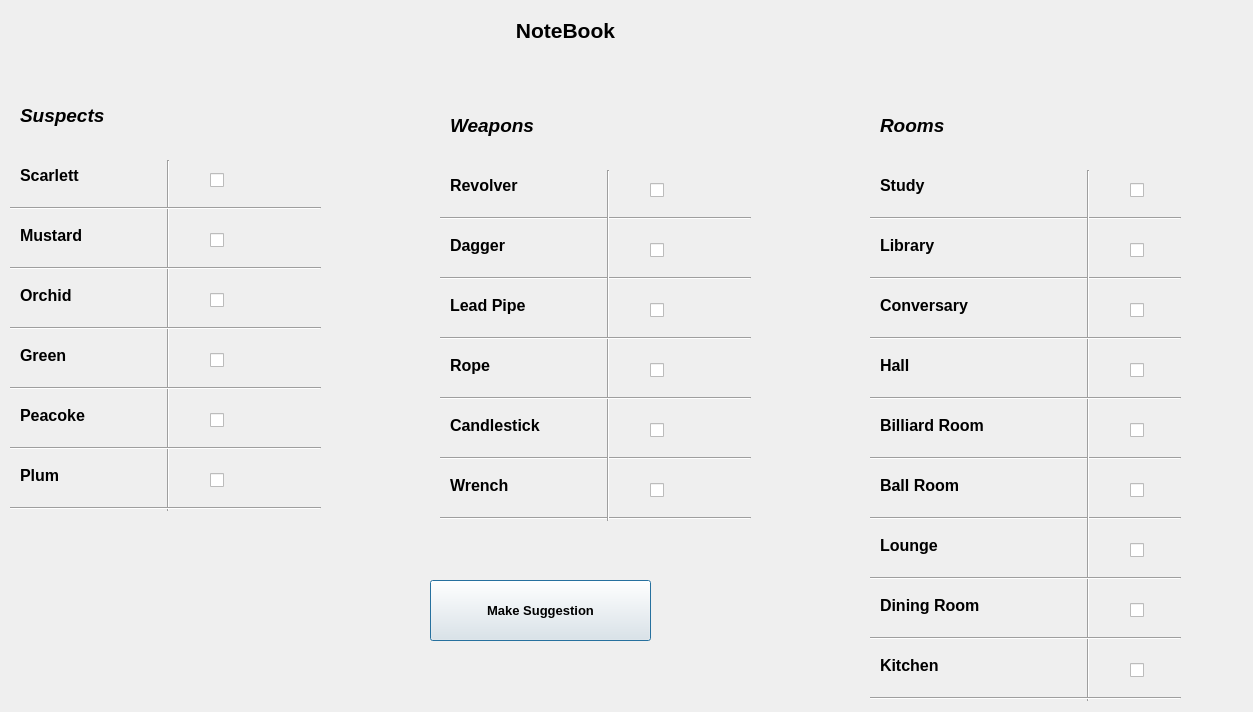
<?xml version="1.0" encoding="UTF-8"?>
<ui version="4.0">
 <class>Notebook</class>
 <widget class="QDialog" name="Notebook">
  <property name="geometry">
   <rect>
    <x>0</x>
    <y>0</y>
    <width>1253</width>
    <height>712</height>
   </rect>
  </property>
  <property name="windowTitle">
   <string>Dialog</string>
  </property>
  <widget class="QLabel" name="Ntbk_Title">
   <property name="geometry">
    <rect>
     <x>470</x>
     <y>0</y>
     <width>191</width>
     <height>61</height>
    </rect>
   </property>
   <property name="text">
    <string>&lt;html&gt;&lt;head/&gt;&lt;body&gt;&lt;p align=&quot;center&quot;&gt;&lt;span style=&quot; font-size:16pt; font-weight:600;&quot;&gt;NoteBook&lt;/span&gt;&lt;/p&gt;&lt;/body&gt;&lt;/html&gt;</string>
   </property>
   <property name="scaledContents">
    <bool>true</bool>
   </property>
  </widget>
  <widget class="QLabel" name="label_2">
   <property name="geometry">
    <rect>
     <x>20</x>
     <y>90</y>
     <width>251</width>
     <height>51</height>
    </rect>
   </property>
   <property name="text">
    <string>&lt;html&gt;&lt;head/&gt;&lt;body&gt;&lt;p&gt;&lt;span style=&quot; font-size:14pt; font-weight:600; font-style:italic;&quot;&gt;Suspects&lt;/span&gt;&lt;/p&gt;&lt;/body&gt;&lt;/html&gt;</string>
   </property>
  </widget>
  <widget class="QLabel" name="label_3">
   <property name="geometry">
    <rect>
     <x>20</x>
     <y>150</y>
     <width>131</width>
     <height>51</height>
    </rect>
   </property>
   <property name="text">
    <string>&lt;html&gt;&lt;head/&gt;&lt;body&gt;&lt;p&gt;&lt;span style=&quot; font-size:12pt; font-weight:600;&quot;&gt;Scarlett&lt;/span&gt;&lt;/p&gt;&lt;/body&gt;&lt;/html&gt;</string>
   </property>
  </widget>
  <widget class="Line" name="line">
   <property name="geometry">
    <rect>
     <x>160</x>
     <y>160</y>
     <width>16</width>
     <height>351</height>
    </rect>
   </property>
   <property name="styleSheet">
    <string notr="true">font: 75 8pt &quot;MS Shell Dlg 2&quot;;</string>
   </property>
   <property name="orientation">
    <enum>Qt::Vertical</enum>
   </property>
  </widget>
  <widget class="QLabel" name="label_4">
   <property name="geometry">
    <rect>
     <x>20</x>
     <y>210</y>
     <width>131</width>
     <height>51</height>
    </rect>
   </property>
   <property name="text">
    <string>&lt;html&gt;&lt;head/&gt;&lt;body&gt;&lt;p&gt;&lt;span style=&quot; font-size:12pt; font-weight:600;&quot;&gt;Mustard&lt;/span&gt;&lt;/p&gt;&lt;/body&gt;&lt;/html&gt;</string>
   </property>
  </widget>
  <widget class="QLabel" name="label_5">
   <property name="geometry">
    <rect>
     <x>20</x>
     <y>270</y>
     <width>131</width>
     <height>51</height>
    </rect>
   </property>
   <property name="text">
    <string>&lt;html&gt;&lt;head/&gt;&lt;body&gt;&lt;p&gt;&lt;span style=&quot; font-size:12pt; font-weight:600;&quot;&gt;Orchid&lt;/span&gt;&lt;/p&gt;&lt;/body&gt;&lt;/html&gt;</string>
   </property>
  </widget>
  <widget class="QLabel" name="label_6">
   <property name="geometry">
    <rect>
     <x>20</x>
     <y>330</y>
     <width>131</width>
     <height>51</height>
    </rect>
   </property>
   <property name="text">
    <string>&lt;html&gt;&lt;head/&gt;&lt;body&gt;&lt;p&gt;&lt;span style=&quot; font-size:12pt; font-weight:600;&quot;&gt;Green&lt;/span&gt;&lt;/p&gt;&lt;/body&gt;&lt;/html&gt;</string>
   </property>
  </widget>
  <widget class="QLabel" name="label_7">
   <property name="geometry">
    <rect>
     <x>20</x>
     <y>390</y>
     <width>131</width>
     <height>51</height>
    </rect>
   </property>
   <property name="text">
    <string>&lt;html&gt;&lt;head/&gt;&lt;body&gt;&lt;p&gt;&lt;span style=&quot; font-size:12pt; font-weight:600;&quot;&gt;Peacoke&lt;/span&gt;&lt;/p&gt;&lt;/body&gt;&lt;/html&gt;</string>
   </property>
  </widget>
  <widget class="QLabel" name="label_8">
   <property name="geometry">
    <rect>
     <x>20</x>
     <y>450</y>
     <width>131</width>
     <height>51</height>
    </rect>
   </property>
   <property name="text">
    <string>&lt;html&gt;&lt;head/&gt;&lt;body&gt;&lt;p&gt;&lt;span style=&quot; font-size:12pt; font-weight:600;&quot;&gt;Plum&lt;/span&gt;&lt;/p&gt;&lt;/body&gt;&lt;/html&gt;</string>
   </property>
  </widget>
  <widget class="Line" name="line_2">
   <property name="geometry">
    <rect>
     <x>10</x>
     <y>200</y>
     <width>311</width>
     <height>16</height>
    </rect>
   </property>
   <property name="orientation">
    <enum>Qt::Horizontal</enum>
   </property>
  </widget>
  <widget class="Line" name="line_3">
   <property name="geometry">
    <rect>
     <x>10</x>
     <y>260</y>
     <width>311</width>
     <height>16</height>
    </rect>
   </property>
   <property name="orientation">
    <enum>Qt::Horizontal</enum>
   </property>
  </widget>
  <widget class="Line" name="line_4">
   <property name="geometry">
    <rect>
     <x>10</x>
     <y>320</y>
     <width>311</width>
     <height>16</height>
    </rect>
   </property>
   <property name="orientation">
    <enum>Qt::Horizontal</enum>
   </property>
  </widget>
  <widget class="Line" name="line_5">
   <property name="geometry">
    <rect>
     <x>10</x>
     <y>380</y>
     <width>311</width>
     <height>16</height>
    </rect>
   </property>
   <property name="orientation">
    <enum>Qt::Horizontal</enum>
   </property>
  </widget>
  <widget class="Line" name="line_6">
   <property name="geometry">
    <rect>
     <x>10</x>
     <y>500</y>
     <width>311</width>
     <height>16</height>
    </rect>
   </property>
   <property name="orientation">
    <enum>Qt::Horizontal</enum>
   </property>
  </widget>
  <widget class="Line" name="line_7">
   <property name="geometry">
    <rect>
     <x>10</x>
     <y>440</y>
     <width>311</width>
     <height>16</height>
    </rect>
   </property>
   <property name="orientation">
    <enum>Qt::Horizontal</enum>
   </property>
  </widget>
  <widget class="QCheckBox" name="acc_Scarlett">
   <property name="geometry">
    <rect>
     <x>210</x>
     <y>160</y>
     <width>21</width>
     <height>41</height>
    </rect>
   </property>
   <property name="text">
    <string/>
   </property>
   <property name="iconSize">
    <size>
     <width>40</width>
     <height>40</height>
    </size>
   </property>
  </widget>
  <widget class="QCheckBox" name="acc_Mustard">
   <property name="geometry">
    <rect>
     <x>210</x>
     <y>220</y>
     <width>21</width>
     <height>41</height>
    </rect>
   </property>
   <property name="text">
    <string/>
   </property>
   <property name="iconSize">
    <size>
     <width>40</width>
     <height>40</height>
    </size>
   </property>
  </widget>
  <widget class="QCheckBox" name="acc_Orchid">
   <property name="geometry">
    <rect>
     <x>210</x>
     <y>280</y>
     <width>21</width>
     <height>41</height>
    </rect>
   </property>
   <property name="text">
    <string/>
   </property>
   <property name="iconSize">
    <size>
     <width>40</width>
     <height>40</height>
    </size>
   </property>
  </widget>
  <widget class="QCheckBox" name="acc_Green">
   <property name="geometry">
    <rect>
     <x>210</x>
     <y>340</y>
     <width>21</width>
     <height>41</height>
    </rect>
   </property>
   <property name="text">
    <string/>
   </property>
   <property name="iconSize">
    <size>
     <width>40</width>
     <height>40</height>
    </size>
   </property>
  </widget>
  <widget class="QCheckBox" name="acc_Plum">
   <property name="geometry">
    <rect>
     <x>210</x>
     <y>460</y>
     <width>21</width>
     <height>41</height>
    </rect>
   </property>
   <property name="text">
    <string/>
   </property>
   <property name="iconSize">
    <size>
     <width>40</width>
     <height>40</height>
    </size>
   </property>
  </widget>
  <widget class="QCheckBox" name="acc_Peacoke">
   <property name="geometry">
    <rect>
     <x>210</x>
     <y>400</y>
     <width>21</width>
     <height>41</height>
    </rect>
   </property>
   <property name="text">
    <string/>
   </property>
   <property name="iconSize">
    <size>
     <width>40</width>
     <height>40</height>
    </size>
   </property>
  </widget>
  <widget class="QCheckBox" name="acc_Hall">
   <property name="geometry">
    <rect>
     <x>1130</x>
     <y>350</y>
     <width>21</width>
     <height>41</height>
    </rect>
   </property>
   <property name="text">
    <string/>
   </property>
   <property name="iconSize">
    <size>
     <width>40</width>
     <height>40</height>
    </size>
   </property>
  </widget>
  <widget class="Line" name="line_8">
   <property name="geometry">
    <rect>
     <x>870</x>
     <y>270</y>
     <width>311</width>
     <height>16</height>
    </rect>
   </property>
   <property name="orientation">
    <enum>Qt::Horizontal</enum>
   </property>
  </widget>
  <widget class="QCheckBox" name="acc_Ballroom">
   <property name="geometry">
    <rect>
     <x>1130</x>
     <y>470</y>
     <width>21</width>
     <height>41</height>
    </rect>
   </property>
   <property name="text">
    <string/>
   </property>
   <property name="iconSize">
    <size>
     <width>40</width>
     <height>40</height>
    </size>
   </property>
  </widget>
  <widget class="QLabel" name="label_9">
   <property name="geometry">
    <rect>
     <x>880</x>
     <y>100</y>
     <width>251</width>
     <height>51</height>
    </rect>
   </property>
   <property name="text">
    <string>&lt;html&gt;&lt;head/&gt;&lt;body&gt;&lt;p&gt;&lt;span style=&quot; font-size:14pt; font-weight:600; font-style:italic;&quot;&gt;Rooms&lt;/span&gt;&lt;/p&gt;&lt;/body&gt;&lt;/html&gt;</string>
   </property>
  </widget>
  <widget class="QLabel" name="library_lab">
   <property name="geometry">
    <rect>
     <x>880</x>
     <y>220</y>
     <width>131</width>
     <height>51</height>
    </rect>
   </property>
   <property name="text">
    <string>&lt;html&gt;&lt;head/&gt;&lt;body&gt;&lt;p&gt;&lt;span style=&quot; font-size:12pt; font-weight:600;&quot;&gt;Library&lt;/span&gt;&lt;/p&gt;&lt;/body&gt;&lt;/html&gt;</string>
   </property>
  </widget>
  <widget class="QLabel" name="billiary_label">
   <property name="geometry">
    <rect>
     <x>880</x>
     <y>400</y>
     <width>201</width>
     <height>51</height>
    </rect>
   </property>
   <property name="text">
    <string>&lt;html&gt;&lt;head/&gt;&lt;body&gt;&lt;p&gt;&lt;span style=&quot; font-size:12pt; font-weight:600;&quot;&gt;Billiard Room&lt;/span&gt;&lt;/p&gt;&lt;/body&gt;&lt;/html&gt;</string>
   </property>
  </widget>
  <widget class="QLabel" name="label_12">
   <property name="geometry">
    <rect>
     <x>880</x>
     <y>340</y>
     <width>131</width>
     <height>51</height>
    </rect>
   </property>
   <property name="text">
    <string>&lt;html&gt;&lt;head/&gt;&lt;body&gt;&lt;p&gt;&lt;span style=&quot; font-size:12pt; font-weight:600;&quot;&gt;Hall&lt;/span&gt;&lt;/p&gt;&lt;/body&gt;&lt;/html&gt;</string>
   </property>
  </widget>
  <widget class="Line" name="line_9">
   <property name="geometry">
    <rect>
     <x>870</x>
     <y>510</y>
     <width>311</width>
     <height>16</height>
    </rect>
   </property>
   <property name="orientation">
    <enum>Qt::Horizontal</enum>
   </property>
  </widget>
  <widget class="QCheckBox" name="acc_BilliaryRoom">
   <property name="geometry">
    <rect>
     <x>1130</x>
     <y>410</y>
     <width>21</width>
     <height>41</height>
    </rect>
   </property>
   <property name="text">
    <string/>
   </property>
   <property name="iconSize">
    <size>
     <width>40</width>
     <height>40</height>
    </size>
   </property>
  </widget>
  <widget class="QCheckBox" name="acc_Study">
   <property name="geometry">
    <rect>
     <x>1130</x>
     <y>170</y>
     <width>21</width>
     <height>41</height>
    </rect>
   </property>
   <property name="text">
    <string/>
   </property>
   <property name="iconSize">
    <size>
     <width>40</width>
     <height>40</height>
    </size>
   </property>
  </widget>
  <widget class="QCheckBox" name="acc_Library">
   <property name="geometry">
    <rect>
     <x>1130</x>
     <y>230</y>
     <width>21</width>
     <height>41</height>
    </rect>
   </property>
   <property name="text">
    <string/>
   </property>
   <property name="iconSize">
    <size>
     <width>40</width>
     <height>40</height>
    </size>
   </property>
  </widget>
  <widget class="QLabel" name="label_13">
   <property name="geometry">
    <rect>
     <x>880</x>
     <y>280</y>
     <width>201</width>
     <height>51</height>
    </rect>
   </property>
   <property name="text">
    <string>&lt;html&gt;&lt;head/&gt;&lt;body&gt;&lt;p&gt;&lt;span style=&quot; font-size:12pt; font-weight:600;&quot;&gt;Conversary&lt;/span&gt;&lt;/p&gt;&lt;/body&gt;&lt;/html&gt;</string>
   </property>
  </widget>
  <widget class="Line" name="line_10">
   <property name="geometry">
    <rect>
     <x>870</x>
     <y>450</y>
     <width>311</width>
     <height>16</height>
    </rect>
   </property>
   <property name="orientation">
    <enum>Qt::Horizontal</enum>
   </property>
  </widget>
  <widget class="Line" name="line_11">
   <property name="geometry">
    <rect>
     <x>870</x>
     <y>210</y>
     <width>311</width>
     <height>16</height>
    </rect>
   </property>
   <property name="orientation">
    <enum>Qt::Horizontal</enum>
   </property>
  </widget>
  <widget class="QCheckBox" name="acc_Conversary">
   <property name="geometry">
    <rect>
     <x>1130</x>
     <y>290</y>
     <width>21</width>
     <height>41</height>
    </rect>
   </property>
   <property name="text">
    <string/>
   </property>
   <property name="iconSize">
    <size>
     <width>40</width>
     <height>40</height>
    </size>
   </property>
  </widget>
  <widget class="QLabel" name="label_14">
   <property name="geometry">
    <rect>
     <x>880</x>
     <y>460</y>
     <width>131</width>
     <height>51</height>
    </rect>
   </property>
   <property name="text">
    <string>&lt;html&gt;&lt;head/&gt;&lt;body&gt;&lt;p&gt;&lt;span style=&quot; font-size:12pt; font-weight:600;&quot;&gt;Ball Room&lt;/span&gt;&lt;/p&gt;&lt;/body&gt;&lt;/html&gt;</string>
   </property>
  </widget>
  <widget class="Line" name="line_12">
   <property name="geometry">
    <rect>
     <x>1080</x>
     <y>170</y>
     <width>16</width>
     <height>531</height>
    </rect>
   </property>
   <property name="styleSheet">
    <string notr="true">font: 75 8pt &quot;MS Shell Dlg 2&quot;;</string>
   </property>
   <property name="orientation">
    <enum>Qt::Vertical</enum>
   </property>
  </widget>
  <widget class="QLabel" name="label_15">
   <property name="geometry">
    <rect>
     <x>880</x>
     <y>160</y>
     <width>131</width>
     <height>51</height>
    </rect>
   </property>
   <property name="text">
    <string>&lt;html&gt;&lt;head/&gt;&lt;body&gt;&lt;p&gt;&lt;span style=&quot; font-size:12pt; font-weight:600;&quot;&gt;Study&lt;/span&gt;&lt;/p&gt;&lt;/body&gt;&lt;/html&gt;</string>
   </property>
  </widget>
  <widget class="Line" name="line_13">
   <property name="geometry">
    <rect>
     <x>870</x>
     <y>330</y>
     <width>311</width>
     <height>16</height>
    </rect>
   </property>
   <property name="orientation">
    <enum>Qt::Horizontal</enum>
   </property>
  </widget>
  <widget class="Line" name="line_14">
   <property name="geometry">
    <rect>
     <x>870</x>
     <y>390</y>
     <width>311</width>
     <height>16</height>
    </rect>
   </property>
   <property name="orientation">
    <enum>Qt::Horizontal</enum>
   </property>
  </widget>
  <widget class="QCheckBox" name="acc_DiningRoom">
   <property name="geometry">
    <rect>
     <x>1130</x>
     <y>590</y>
     <width>21</width>
     <height>41</height>
    </rect>
   </property>
   <property name="text">
    <string/>
   </property>
   <property name="iconSize">
    <size>
     <width>40</width>
     <height>40</height>
    </size>
   </property>
  </widget>
  <widget class="QCheckBox" name="acc_Kitchen">
   <property name="geometry">
    <rect>
     <x>1130</x>
     <y>650</y>
     <width>21</width>
     <height>41</height>
    </rect>
   </property>
   <property name="text">
    <string/>
   </property>
   <property name="iconSize">
    <size>
     <width>40</width>
     <height>40</height>
    </size>
   </property>
  </widget>
  <widget class="Line" name="line_15">
   <property name="geometry">
    <rect>
     <x>870</x>
     <y>690</y>
     <width>311</width>
     <height>16</height>
    </rect>
   </property>
   <property name="orientation">
    <enum>Qt::Horizontal</enum>
   </property>
  </widget>
  <widget class="QLabel" name="label_16">
   <property name="geometry">
    <rect>
     <x>880</x>
     <y>520</y>
     <width>131</width>
     <height>51</height>
    </rect>
   </property>
   <property name="text">
    <string>&lt;html&gt;&lt;head/&gt;&lt;body&gt;&lt;p&gt;&lt;span style=&quot; font-size:12pt; font-weight:600;&quot;&gt;Lounge&lt;/span&gt;&lt;/p&gt;&lt;/body&gt;&lt;/html&gt;</string>
   </property>
  </widget>
  <widget class="QLabel" name="label_17">
   <property name="geometry">
    <rect>
     <x>880</x>
     <y>640</y>
     <width>131</width>
     <height>51</height>
    </rect>
   </property>
   <property name="text">
    <string>&lt;html&gt;&lt;head/&gt;&lt;body&gt;&lt;p&gt;&lt;span style=&quot; font-size:12pt; font-weight:600;&quot;&gt;Kitchen&lt;/span&gt;&lt;/p&gt;&lt;/body&gt;&lt;/html&gt;</string>
   </property>
  </widget>
  <widget class="QLabel" name="label_18">
   <property name="geometry">
    <rect>
     <x>880</x>
     <y>580</y>
     <width>201</width>
     <height>51</height>
    </rect>
   </property>
   <property name="text">
    <string>&lt;html&gt;&lt;head/&gt;&lt;body&gt;&lt;p&gt;&lt;span style=&quot; font-size:12pt; font-weight:600;&quot;&gt;Dining Room&lt;/span&gt;&lt;/p&gt;&lt;/body&gt;&lt;/html&gt;</string>
   </property>
  </widget>
  <widget class="QCheckBox" name="acc_Lounge">
   <property name="geometry">
    <rect>
     <x>1130</x>
     <y>530</y>
     <width>21</width>
     <height>41</height>
    </rect>
   </property>
   <property name="text">
    <string/>
   </property>
   <property name="iconSize">
    <size>
     <width>40</width>
     <height>40</height>
    </size>
   </property>
  </widget>
  <widget class="Line" name="line_16">
   <property name="geometry">
    <rect>
     <x>870</x>
     <y>630</y>
     <width>311</width>
     <height>16</height>
    </rect>
   </property>
   <property name="orientation">
    <enum>Qt::Horizontal</enum>
   </property>
  </widget>
  <widget class="Line" name="line_18">
   <property name="geometry">
    <rect>
     <x>870</x>
     <y>570</y>
     <width>311</width>
     <height>16</height>
    </rect>
   </property>
   <property name="orientation">
    <enum>Qt::Horizontal</enum>
   </property>
  </widget>
  <widget class="QCheckBox" name="acc_Rope">
   <property name="geometry">
    <rect>
     <x>650</x>
     <y>350</y>
     <width>21</width>
     <height>41</height>
    </rect>
   </property>
   <property name="text">
    <string/>
   </property>
   <property name="iconSize">
    <size>
     <width>40</width>
     <height>40</height>
    </size>
   </property>
  </widget>
  <widget class="Line" name="line_17">
   <property name="geometry">
    <rect>
     <x>440</x>
     <y>270</y>
     <width>311</width>
     <height>16</height>
    </rect>
   </property>
   <property name="orientation">
    <enum>Qt::Horizontal</enum>
   </property>
  </widget>
  <widget class="QCheckBox" name="acc_Wrench">
   <property name="geometry">
    <rect>
     <x>650</x>
     <y>470</y>
     <width>21</width>
     <height>41</height>
    </rect>
   </property>
   <property name="text">
    <string/>
   </property>
   <property name="iconSize">
    <size>
     <width>40</width>
     <height>40</height>
    </size>
   </property>
  </widget>
  <widget class="QLabel" name="label_19">
   <property name="geometry">
    <rect>
     <x>450</x>
     <y>100</y>
     <width>251</width>
     <height>51</height>
    </rect>
   </property>
   <property name="text">
    <string>&lt;html&gt;&lt;head/&gt;&lt;body&gt;&lt;p&gt;&lt;span style=&quot; font-size:14pt; font-weight:600; font-style:italic;&quot;&gt;Weapons&lt;/span&gt;&lt;/p&gt;&lt;/body&gt;&lt;/html&gt;</string>
   </property>
  </widget>
  <widget class="QLabel" name="label_20">
   <property name="geometry">
    <rect>
     <x>450</x>
     <y>220</y>
     <width>131</width>
     <height>51</height>
    </rect>
   </property>
   <property name="text">
    <string>&lt;html&gt;&lt;head/&gt;&lt;body&gt;&lt;p&gt;&lt;span style=&quot; font-size:12pt; font-weight:600;&quot;&gt;Dagger&lt;/span&gt;&lt;/p&gt;&lt;/body&gt;&lt;/html&gt;</string>
   </property>
  </widget>
  <widget class="QLabel" name="label_21">
   <property name="geometry">
    <rect>
     <x>450</x>
     <y>400</y>
     <width>131</width>
     <height>51</height>
    </rect>
   </property>
   <property name="text">
    <string>&lt;html&gt;&lt;head/&gt;&lt;body&gt;&lt;p&gt;&lt;span style=&quot; font-size:12pt; font-weight:600;&quot;&gt;Candlestick&lt;/span&gt;&lt;/p&gt;&lt;/body&gt;&lt;/html&gt;</string>
   </property>
  </widget>
  <widget class="QLabel" name="label_22">
   <property name="geometry">
    <rect>
     <x>450</x>
     <y>340</y>
     <width>131</width>
     <height>51</height>
    </rect>
   </property>
   <property name="text">
    <string>&lt;html&gt;&lt;head/&gt;&lt;body&gt;&lt;p&gt;&lt;span style=&quot; font-size:12pt; font-weight:600;&quot;&gt;Rope&lt;/span&gt;&lt;/p&gt;&lt;/body&gt;&lt;/html&gt;</string>
   </property>
  </widget>
  <widget class="Line" name="line_19">
   <property name="geometry">
    <rect>
     <x>440</x>
     <y>510</y>
     <width>311</width>
     <height>16</height>
    </rect>
   </property>
   <property name="orientation">
    <enum>Qt::Horizontal</enum>
   </property>
  </widget>
  <widget class="QCheckBox" name="acc_Candlestick">
   <property name="geometry">
    <rect>
     <x>650</x>
     <y>410</y>
     <width>21</width>
     <height>41</height>
    </rect>
   </property>
   <property name="text">
    <string/>
   </property>
   <property name="iconSize">
    <size>
     <width>40</width>
     <height>40</height>
    </size>
   </property>
  </widget>
  <widget class="QCheckBox" name="acc_Revolver">
   <property name="geometry">
    <rect>
     <x>650</x>
     <y>170</y>
     <width>21</width>
     <height>41</height>
    </rect>
   </property>
   <property name="text">
    <string/>
   </property>
   <property name="iconSize">
    <size>
     <width>40</width>
     <height>40</height>
    </size>
   </property>
  </widget>
  <widget class="QCheckBox" name="acc_Dagger">
   <property name="geometry">
    <rect>
     <x>650</x>
     <y>230</y>
     <width>21</width>
     <height>41</height>
    </rect>
   </property>
   <property name="text">
    <string/>
   </property>
   <property name="iconSize">
    <size>
     <width>40</width>
     <height>40</height>
    </size>
   </property>
  </widget>
  <widget class="QLabel" name="label_23">
   <property name="geometry">
    <rect>
     <x>450</x>
     <y>280</y>
     <width>151</width>
     <height>51</height>
    </rect>
   </property>
   <property name="text">
    <string>&lt;html&gt;&lt;head/&gt;&lt;body&gt;&lt;p&gt;&lt;span style=&quot; font-size:12pt; font-weight:600;&quot;&gt;Lead Pipe&lt;/span&gt;&lt;/p&gt;&lt;/body&gt;&lt;/html&gt;</string>
   </property>
  </widget>
  <widget class="Line" name="line_20">
   <property name="geometry">
    <rect>
     <x>440</x>
     <y>450</y>
     <width>311</width>
     <height>16</height>
    </rect>
   </property>
   <property name="orientation">
    <enum>Qt::Horizontal</enum>
   </property>
  </widget>
  <widget class="Line" name="line_21">
   <property name="geometry">
    <rect>
     <x>440</x>
     <y>210</y>
     <width>311</width>
     <height>16</height>
    </rect>
   </property>
   <property name="orientation">
    <enum>Qt::Horizontal</enum>
   </property>
  </widget>
  <widget class="QCheckBox" name="acc_LeadPipe">
   <property name="geometry">
    <rect>
     <x>650</x>
     <y>290</y>
     <width>21</width>
     <height>41</height>
    </rect>
   </property>
   <property name="text">
    <string/>
   </property>
   <property name="iconSize">
    <size>
     <width>40</width>
     <height>40</height>
    </size>
   </property>
  </widget>
  <widget class="QLabel" name="label_24">
   <property name="geometry">
    <rect>
     <x>450</x>
     <y>460</y>
     <width>131</width>
     <height>51</height>
    </rect>
   </property>
   <property name="text">
    <string>&lt;html&gt;&lt;head/&gt;&lt;body&gt;&lt;p&gt;&lt;span style=&quot; font-size:12pt; font-weight:600;&quot;&gt;Wrench&lt;/span&gt;&lt;/p&gt;&lt;/body&gt;&lt;/html&gt;</string>
   </property>
  </widget>
  <widget class="Line" name="line_22">
   <property name="geometry">
    <rect>
     <x>600</x>
     <y>170</y>
     <width>16</width>
     <height>351</height>
    </rect>
   </property>
   <property name="styleSheet">
    <string notr="true">font: 75 8pt &quot;MS Shell Dlg 2&quot;;</string>
   </property>
   <property name="orientation">
    <enum>Qt::Vertical</enum>
   </property>
  </widget>
  <widget class="QLabel" name="label_25">
   <property name="geometry">
    <rect>
     <x>450</x>
     <y>160</y>
     <width>131</width>
     <height>51</height>
    </rect>
   </property>
   <property name="text">
    <string>&lt;html&gt;&lt;head/&gt;&lt;body&gt;&lt;p&gt;&lt;span style=&quot; font-size:12pt; font-weight:600;&quot;&gt;Revolver&lt;/span&gt;&lt;/p&gt;&lt;/body&gt;&lt;/html&gt;</string>
   </property>
  </widget>
  <widget class="Line" name="line_23">
   <property name="geometry">
    <rect>
     <x>440</x>
     <y>330</y>
     <width>311</width>
     <height>16</height>
    </rect>
   </property>
   <property name="orientation">
    <enum>Qt::Horizontal</enum>
   </property>
  </widget>
  <widget class="Line" name="line_24">
   <property name="geometry">
    <rect>
     <x>440</x>
     <y>390</y>
     <width>311</width>
     <height>16</height>
    </rect>
   </property>
   <property name="orientation">
    <enum>Qt::Horizontal</enum>
   </property>
  </widget>
  <widget class="QPushButton" name="Suggestion_btn">
   <property name="geometry">
    <rect>
     <x>430</x>
     <y>580</y>
     <width>221</width>
     <height>61</height>
    </rect>
   </property>
   <property name="font">
    <font>
     <pointsize>10</pointsize>
     <weight>75</weight>
     <bold>true</bold>
    </font>
   </property>
   <property name="text">
    <string>Make Suggestion</string>
   </property>
  </widget>
 </widget>
 <resources/>
 <connections/>
</ui>
